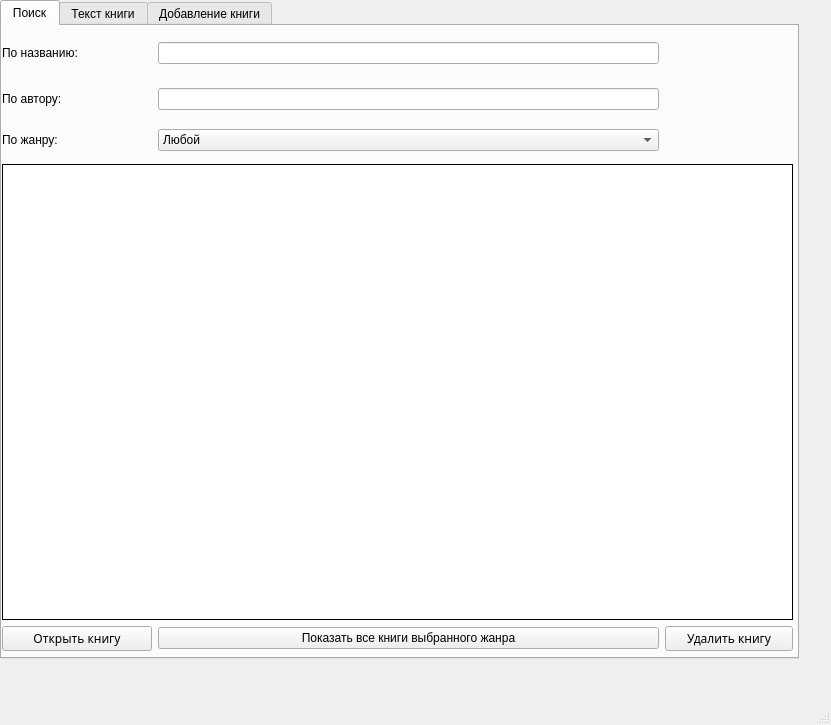
<?xml version="1.0" encoding="UTF-8"?>
<ui version="4.0">
 <class>Book_Reader</class>
 <widget class="QMainWindow" name="Book_Reader">
  <property name="geometry">
   <rect>
    <x>0</x>
    <y>0</y>
    <width>831</width>
    <height>725</height>
   </rect>
  </property>
  <property name="windowTitle">
   <string>Книгочит</string>
  </property>
  <widget class="QWidget" name="centralwidget">
   <widget class="QTabWidget" name="tabWidget">
    <property name="geometry">
     <rect>
      <x>0</x>
      <y>0</y>
      <width>799</width>
      <height>659</height>
     </rect>
    </property>
    <property name="layoutDirection">
     <enum>Qt::LeftToRight</enum>
    </property>
    <property name="autoFillBackground">
     <bool>false</bool>
    </property>
    <property name="tabPosition">
     <enum>QTabWidget::North</enum>
    </property>
    <property name="tabShape">
     <enum>QTabWidget::Rounded</enum>
    </property>
    <property name="currentIndex">
     <number>0</number>
    </property>
    <property name="usesScrollButtons">
     <bool>true</bool>
    </property>
    <property name="tabBarAutoHide">
     <bool>false</bool>
    </property>
    <widget class="QWidget" name="tabSelect">
     <property name="sizePolicy">
      <sizepolicy hsizetype="Expanding" vsizetype="Expanding">
       <horstretch>0</horstretch>
       <verstretch>0</verstretch>
      </sizepolicy>
     </property>
     <attribute name="title">
      <string>Поиск</string>
     </attribute>
     <widget class="QLabel" name="message_label">
      <property name="geometry">
       <rect>
        <x>330</x>
        <y>100</y>
        <width>241</width>
        <height>21</height>
       </rect>
      </property>
      <property name="text">
       <string/>
      </property>
     </widget>
     <widget class="QWidget" name="gridLayoutWidget">
      <property name="geometry">
       <rect>
        <x>0</x>
        <y>4</y>
        <width>791</width>
        <height>621</height>
       </rect>
      </property>
      <layout class="QGridLayout" name="gridLayout">
       <item row="4" column="2">
        <widget class="QPushButton" name="delete_button">
         <property name="font">
          <font>
           <family>Miriam Mono CLM</family>
          </font>
         </property>
         <property name="text">
          <string>Удалить книгу</string>
         </property>
         <property name="autoDefault">
          <bool>false</bool>
         </property>
        </widget>
       </item>
       <item row="2" column="1">
        <widget class="QComboBox" name="genre_comboBox">
         <item>
          <property name="text">
           <string>Любой</string>
          </property>
         </item>
         <item>
          <property name="text">
           <string>Роман</string>
          </property>
         </item>
         <item>
          <property name="text">
           <string>Комедия</string>
          </property>
         </item>
         <item>
          <property name="text">
           <string>Поэма</string>
          </property>
         </item>
         <item>
          <property name="text">
           <string>Фэнтэзи</string>
          </property>
         </item>
         <item>
          <property name="text">
           <string>Антиутопия</string>
          </property>
         </item>
         <item>
          <property name="text">
           <string>Повесть</string>
          </property>
         </item>
         <item>
          <property name="text">
           <string>Эпопея</string>
          </property>
         </item>
         <item>
          <property name="text">
           <string>Научная фантастика</string>
          </property>
         </item>
         <item>
          <property name="text">
           <string>Реализм</string>
          </property>
         </item>
         <item>
          <property name="text">
           <string>Философская сказка</string>
          </property>
         </item>
         <item>
          <property name="text">
           <string>Документальная проза</string>
          </property>
         </item>
        </widget>
       </item>
       <item row="3" column="0" colspan="3">
        <widget class="QTableWidget" name="tableWidget">
         <property name="sizePolicy">
          <sizepolicy hsizetype="Expanding" vsizetype="Expanding">
           <horstretch>2</horstretch>
           <verstretch>2</verstretch>
          </sizepolicy>
         </property>
         <property name="font">
          <font>
           <family>Miriam Mono CLM</family>
          </font>
         </property>
         <property name="frameShape">
          <enum>QFrame::Panel</enum>
         </property>
         <property name="frameShadow">
          <enum>QFrame::Plain</enum>
         </property>
         <property name="editTriggers">
          <set>QAbstractItemView::NoEditTriggers</set>
         </property>
         <property name="showDropIndicator" stdset="0">
          <bool>true</bool>
         </property>
        </widget>
       </item>
       <item row="4" column="0">
        <widget class="QPushButton" name="load_text_button">
         <property name="font">
          <font>
           <family>Miriam Mono CLM</family>
          </font>
         </property>
         <property name="text">
          <string>Открыть книгу</string>
         </property>
        </widget>
       </item>
       <item row="2" column="0">
        <widget class="QLabel" name="label_3">
         <property name="text">
          <string>По жанру:</string>
         </property>
        </widget>
       </item>
       <item row="1" column="1">
        <widget class="QLineEdit" name="author_textEdit">
         <property name="alignment">
          <set>Qt::AlignLeading|Qt::AlignLeft|Qt::AlignVCenter</set>
         </property>
        </widget>
       </item>
       <item row="4" column="1">
        <widget class="QPushButton" name="open_all_books_button">
         <property name="text">
          <string>Показать все книги выбранного жанра</string>
         </property>
        </widget>
       </item>
       <item row="1" column="0">
        <widget class="QLabel" name="label_2">
         <property name="maximumSize">
          <size>
           <width>150</width>
           <height>16777215</height>
          </size>
         </property>
         <property name="text">
          <string>По автору:</string>
         </property>
        </widget>
       </item>
       <item row="0" column="0">
        <widget class="QLabel" name="label">
         <property name="maximumSize">
          <size>
           <width>150</width>
           <height>16777215</height>
          </size>
         </property>
         <property name="text">
          <string>По названию:</string>
         </property>
        </widget>
       </item>
       <item row="0" column="1">
        <widget class="QLineEdit" name="name_textEdit"/>
       </item>
       <item row="0" column="2" rowspan="3">
        <widget class="QLabel" name="label_4">
         <property name="sizePolicy">
          <sizepolicy hsizetype="Preferred" vsizetype="Preferred">
           <horstretch>0</horstretch>
           <verstretch>0</verstretch>
          </sizepolicy>
         </property>
         <property name="minimumSize">
          <size>
           <width>128</width>
           <height>128</height>
          </size>
         </property>
         <property name="maximumSize">
          <size>
           <width>128</width>
           <height>128</height>
          </size>
         </property>
         <property name="baseSize">
          <size>
           <width>128</width>
           <height>128</height>
          </size>
         </property>
         <property name="text">
          <string/>
         </property>
        </widget>
       </item>
      </layout>
     </widget>
    </widget>
    <widget class="QWidget" name="tabText">
     <property name="sizePolicy">
      <sizepolicy hsizetype="Expanding" vsizetype="Expanding">
       <horstretch>0</horstretch>
       <verstretch>0</verstretch>
      </sizepolicy>
     </property>
     <attribute name="title">
      <string>Текст книги</string>
     </attribute>
     <widget class="QWidget" name="gridLayoutWidget_2">
      <property name="geometry">
       <rect>
        <x>0</x>
        <y>0</y>
        <width>791</width>
        <height>611</height>
       </rect>
      </property>
      <layout class="QGridLayout" name="gridLayout_6">
       <item row="1" column="0" colspan="4">
        <widget class="QTextBrowser" name="textBrowser">
         <property name="palette">
          <palette>
           <active>
            <colorrole role="WindowText">
             <brush brushstyle="SolidPattern">
              <color alpha="255">
               <red>255</red>
               <green>255</green>
               <blue>255</blue>
              </color>
             </brush>
            </colorrole>
            <colorrole role="Button">
             <brush brushstyle="SolidPattern">
              <color alpha="255">
               <red>0</red>
               <green>0</green>
               <blue>0</blue>
              </color>
             </brush>
            </colorrole>
            <colorrole role="Light">
             <brush brushstyle="SolidPattern">
              <color alpha="255">
               <red>0</red>
               <green>0</green>
               <blue>0</blue>
              </color>
             </brush>
            </colorrole>
            <colorrole role="Midlight">
             <brush brushstyle="SolidPattern">
              <color alpha="255">
               <red>0</red>
               <green>0</green>
               <blue>0</blue>
              </color>
             </brush>
            </colorrole>
            <colorrole role="Dark">
             <brush brushstyle="SolidPattern">
              <color alpha="255">
               <red>0</red>
               <green>0</green>
               <blue>0</blue>
              </color>
             </brush>
            </colorrole>
            <colorrole role="Mid">
             <brush brushstyle="SolidPattern">
              <color alpha="255">
               <red>0</red>
               <green>0</green>
               <blue>0</blue>
              </color>
             </brush>
            </colorrole>
            <colorrole role="Text">
             <brush brushstyle="SolidPattern">
              <color alpha="255">
               <red>255</red>
               <green>255</green>
               <blue>255</blue>
              </color>
             </brush>
            </colorrole>
            <colorrole role="BrightText">
             <brush brushstyle="SolidPattern">
              <color alpha="255">
               <red>255</red>
               <green>255</green>
               <blue>255</blue>
              </color>
             </brush>
            </colorrole>
            <colorrole role="ButtonText">
             <brush brushstyle="SolidPattern">
              <color alpha="255">
               <red>255</red>
               <green>255</green>
               <blue>255</blue>
              </color>
             </brush>
            </colorrole>
            <colorrole role="Base">
             <brush brushstyle="SolidPattern">
              <color alpha="255">
               <red>255</red>
               <green>255</green>
               <blue>255</blue>
              </color>
             </brush>
            </colorrole>
            <colorrole role="Window">
             <brush brushstyle="SolidPattern">
              <color alpha="255">
               <red>0</red>
               <green>0</green>
               <blue>0</blue>
              </color>
             </brush>
            </colorrole>
            <colorrole role="Shadow">
             <brush brushstyle="SolidPattern">
              <color alpha="255">
               <red>0</red>
               <green>0</green>
               <blue>0</blue>
              </color>
             </brush>
            </colorrole>
            <colorrole role="AlternateBase">
             <brush brushstyle="SolidPattern">
              <color alpha="255">
               <red>0</red>
               <green>0</green>
               <blue>0</blue>
              </color>
             </brush>
            </colorrole>
            <colorrole role="ToolTipBase">
             <brush brushstyle="SolidPattern">
              <color alpha="255">
               <red>255</red>
               <green>255</green>
               <blue>220</blue>
              </color>
             </brush>
            </colorrole>
            <colorrole role="ToolTipText">
             <brush brushstyle="SolidPattern">
              <color alpha="255">
               <red>0</red>
               <green>0</green>
               <blue>0</blue>
              </color>
             </brush>
            </colorrole>
            <colorrole role="PlaceholderText">
             <brush brushstyle="SolidPattern">
              <color alpha="128">
               <red>255</red>
               <green>255</green>
               <blue>255</blue>
              </color>
             </brush>
            </colorrole>
           </active>
           <inactive>
            <colorrole role="WindowText">
             <brush brushstyle="SolidPattern">
              <color alpha="255">
               <red>255</red>
               <green>255</green>
               <blue>255</blue>
              </color>
             </brush>
            </colorrole>
            <colorrole role="Button">
             <brush brushstyle="SolidPattern">
              <color alpha="255">
               <red>0</red>
               <green>0</green>
               <blue>0</blue>
              </color>
             </brush>
            </colorrole>
            <colorrole role="Light">
             <brush brushstyle="SolidPattern">
              <color alpha="255">
               <red>0</red>
               <green>0</green>
               <blue>0</blue>
              </color>
             </brush>
            </colorrole>
            <colorrole role="Midlight">
             <brush brushstyle="SolidPattern">
              <color alpha="255">
               <red>0</red>
               <green>0</green>
               <blue>0</blue>
              </color>
             </brush>
            </colorrole>
            <colorrole role="Dark">
             <brush brushstyle="SolidPattern">
              <color alpha="255">
               <red>0</red>
               <green>0</green>
               <blue>0</blue>
              </color>
             </brush>
            </colorrole>
            <colorrole role="Mid">
             <brush brushstyle="SolidPattern">
              <color alpha="255">
               <red>0</red>
               <green>0</green>
               <blue>0</blue>
              </color>
             </brush>
            </colorrole>
            <colorrole role="Text">
             <brush brushstyle="SolidPattern">
              <color alpha="255">
               <red>255</red>
               <green>255</green>
               <blue>255</blue>
              </color>
             </brush>
            </colorrole>
            <colorrole role="BrightText">
             <brush brushstyle="SolidPattern">
              <color alpha="255">
               <red>255</red>
               <green>255</green>
               <blue>255</blue>
              </color>
             </brush>
            </colorrole>
            <colorrole role="ButtonText">
             <brush brushstyle="SolidPattern">
              <color alpha="255">
               <red>255</red>
               <green>255</green>
               <blue>255</blue>
              </color>
             </brush>
            </colorrole>
            <colorrole role="Base">
             <brush brushstyle="SolidPattern">
              <color alpha="255">
               <red>255</red>
               <green>255</green>
               <blue>255</blue>
              </color>
             </brush>
            </colorrole>
            <colorrole role="Window">
             <brush brushstyle="SolidPattern">
              <color alpha="255">
               <red>0</red>
               <green>0</green>
               <blue>0</blue>
              </color>
             </brush>
            </colorrole>
            <colorrole role="Shadow">
             <brush brushstyle="SolidPattern">
              <color alpha="255">
               <red>0</red>
               <green>0</green>
               <blue>0</blue>
              </color>
             </brush>
            </colorrole>
            <colorrole role="AlternateBase">
             <brush brushstyle="SolidPattern">
              <color alpha="255">
               <red>0</red>
               <green>0</green>
               <blue>0</blue>
              </color>
             </brush>
            </colorrole>
            <colorrole role="ToolTipBase">
             <brush brushstyle="SolidPattern">
              <color alpha="255">
               <red>255</red>
               <green>255</green>
               <blue>220</blue>
              </color>
             </brush>
            </colorrole>
            <colorrole role="ToolTipText">
             <brush brushstyle="SolidPattern">
              <color alpha="255">
               <red>0</red>
               <green>0</green>
               <blue>0</blue>
              </color>
             </brush>
            </colorrole>
            <colorrole role="PlaceholderText">
             <brush brushstyle="SolidPattern">
              <color alpha="128">
               <red>255</red>
               <green>255</green>
               <blue>255</blue>
              </color>
             </brush>
            </colorrole>
           </inactive>
           <disabled>
            <colorrole role="WindowText">
             <brush brushstyle="SolidPattern">
              <color alpha="255">
               <red>0</red>
               <green>0</green>
               <blue>0</blue>
              </color>
             </brush>
            </colorrole>
            <colorrole role="Button">
             <brush brushstyle="SolidPattern">
              <color alpha="255">
               <red>0</red>
               <green>0</green>
               <blue>0</blue>
              </color>
             </brush>
            </colorrole>
            <colorrole role="Light">
             <brush brushstyle="SolidPattern">
              <color alpha="255">
               <red>0</red>
               <green>0</green>
               <blue>0</blue>
              </color>
             </brush>
            </colorrole>
            <colorrole role="Midlight">
             <brush brushstyle="SolidPattern">
              <color alpha="255">
               <red>0</red>
               <green>0</green>
               <blue>0</blue>
              </color>
             </brush>
            </colorrole>
            <colorrole role="Dark">
             <brush brushstyle="SolidPattern">
              <color alpha="255">
               <red>0</red>
               <green>0</green>
               <blue>0</blue>
              </color>
             </brush>
            </colorrole>
            <colorrole role="Mid">
             <brush brushstyle="SolidPattern">
              <color alpha="255">
               <red>0</red>
               <green>0</green>
               <blue>0</blue>
              </color>
             </brush>
            </colorrole>
            <colorrole role="Text">
             <brush brushstyle="SolidPattern">
              <color alpha="255">
               <red>0</red>
               <green>0</green>
               <blue>0</blue>
              </color>
             </brush>
            </colorrole>
            <colorrole role="BrightText">
             <brush brushstyle="SolidPattern">
              <color alpha="255">
               <red>255</red>
               <green>255</green>
               <blue>255</blue>
              </color>
             </brush>
            </colorrole>
            <colorrole role="ButtonText">
             <brush brushstyle="SolidPattern">
              <color alpha="255">
               <red>0</red>
               <green>0</green>
               <blue>0</blue>
              </color>
             </brush>
            </colorrole>
            <colorrole role="Base">
             <brush brushstyle="SolidPattern">
              <color alpha="255">
               <red>0</red>
               <green>0</green>
               <blue>0</blue>
              </color>
             </brush>
            </colorrole>
            <colorrole role="Window">
             <brush brushstyle="SolidPattern">
              <color alpha="255">
               <red>0</red>
               <green>0</green>
               <blue>0</blue>
              </color>
             </brush>
            </colorrole>
            <colorrole role="Shadow">
             <brush brushstyle="SolidPattern">
              <color alpha="255">
               <red>0</red>
               <green>0</green>
               <blue>0</blue>
              </color>
             </brush>
            </colorrole>
            <colorrole role="AlternateBase">
             <brush brushstyle="SolidPattern">
              <color alpha="255">
               <red>0</red>
               <green>0</green>
               <blue>0</blue>
              </color>
             </brush>
            </colorrole>
            <colorrole role="ToolTipBase">
             <brush brushstyle="SolidPattern">
              <color alpha="255">
               <red>255</red>
               <green>255</green>
               <blue>220</blue>
              </color>
             </brush>
            </colorrole>
            <colorrole role="ToolTipText">
             <brush brushstyle="SolidPattern">
              <color alpha="255">
               <red>0</red>
               <green>0</green>
               <blue>0</blue>
              </color>
             </brush>
            </colorrole>
            <colorrole role="PlaceholderText">
             <brush brushstyle="SolidPattern">
              <color alpha="128">
               <red>255</red>
               <green>255</green>
               <blue>255</blue>
              </color>
             </brush>
            </colorrole>
           </disabled>
          </palette>
         </property>
         <property name="font">
          <font>
           <family>Bahnschrift Light Condensed</family>
          </font>
         </property>
         <property name="cursor" stdset="0">
          <cursorShape>ArrowCursor</cursorShape>
         </property>
        </widget>
       </item>
       <item row="0" column="0">
        <widget class="QPushButton" name="background_color_button">
         <property name="font">
          <font>
           <family>Miriam Mono CLM</family>
          </font>
         </property>
         <property name="text">
          <string>Выбрать цвет фона</string>
         </property>
        </widget>
       </item>
       <item row="0" column="1">
        <widget class="QPushButton" name="text_color_button">
         <property name="text">
          <string>Выбрать цвет текста</string>
         </property>
        </widget>
       </item>
       <item row="0" column="2">
        <widget class="QComboBox" name="font_style_box">
         <property name="font">
          <font>
           <family>Miriam Mono CLM</family>
          </font>
         </property>
         <item>
          <property name="text">
           <string>Arial</string>
          </property>
         </item>
         <item>
          <property name="text">
           <string>Arial Black</string>
          </property>
         </item>
         <item>
          <property name="text">
           <string>Bahnschrift</string>
          </property>
         </item>
         <item>
          <property name="text">
           <string>Bahnschrift Light</string>
          </property>
         </item>
         <item>
          <property name="text">
           <string>Bahnschrift SemiBold</string>
          </property>
         </item>
         <item>
          <property name="text">
           <string>Bahnschrift SemiLight</string>
          </property>
         </item>
         <item>
          <property name="text">
           <string>Caladea</string>
          </property>
         </item>
         <item>
          <property name="text">
           <string>Calibri</string>
          </property>
         </item>
         <item>
          <property name="text">
           <string>Cambria</string>
          </property>
         </item>
         <item>
          <property name="text">
           <string>Candara</string>
          </property>
         </item>
         <item>
          <property name="text">
           <string>Carlito</string>
          </property>
         </item>
         <item>
          <property name="text">
           <string>Comic Sans MS</string>
          </property>
         </item>
         <item>
          <property name="text">
           <string>Constantia</string>
          </property>
         </item>
         <item>
          <property name="text">
           <string>Corbel</string>
          </property>
         </item>
         <item>
          <property name="text">
           <string>Courier New</string>
          </property>
         </item>
         <item>
          <property name="text">
           <string>DejaVu Serif</string>
          </property>
         </item>
         <item>
          <property name="text">
           <string>Fixedsys</string>
          </property>
         </item>
         <item>
          <property name="text">
           <string>Frank Ruehl CLM</string>
          </property>
         </item>
         <item>
          <property name="text">
           <string>Gadugi</string>
          </property>
         </item>
         <item>
          <property name="text">
           <string>Ink Free</string>
          </property>
         </item>
         <item>
          <property name="text">
           <string>KacstBook</string>
          </property>
         </item>
         <item>
          <property name="text">
           <string>Microsoft JhengHei</string>
          </property>
         </item>
         <item>
          <property name="text">
           <string>OpenSymbol</string>
          </property>
         </item>
         <item>
          <property name="text">
           <string>Reem Kufi</string>
          </property>
         </item>
         <item>
          <property name="text">
           <string>Segoe Print</string>
          </property>
         </item>
         <item>
          <property name="text">
           <string>Source Code Pro Medium</string>
          </property>
         </item>
         <item>
          <property name="text">
           <string>Times New Roman</string>
          </property>
         </item>
         <item>
          <property name="text">
           <string>Yu Gothic Medium</string>
          </property>
         </item>
        </widget>
       </item>
       <item row="0" column="3">
        <layout class="QHBoxLayout" name="horizontalLayout">
         <item>
          <widget class="QSpinBox" name="font_size_box">
           <property name="minimumSize">
            <size>
             <width>2</width>
             <height>2</height>
            </size>
           </property>
           <property name="font">
            <font>
             <family>Miriam Mono CLM</family>
            </font>
           </property>
           <property name="minimum">
            <number>2</number>
           </property>
           <property name="maximum">
            <number>40</number>
           </property>
           <property name="value">
            <number>14</number>
           </property>
          </widget>
         </item>
        </layout>
       </item>
       <item row="2" column="1" colspan="2">
        <widget class="QPushButton" name="link_open_button">
         <property name="text">
          <string>Открыть ссылку на книгу в браузере</string>
         </property>
        </widget>
       </item>
      </layout>
     </widget>
    </widget>
    <widget class="QWidget" name="tabAdd">
     <property name="sizePolicy">
      <sizepolicy hsizetype="Expanding" vsizetype="Expanding">
       <horstretch>0</horstretch>
       <verstretch>0</verstretch>
      </sizepolicy>
     </property>
     <attribute name="title">
      <string>Добавление книги</string>
     </attribute>
     <widget class="QWidget" name="gridLayoutWidget_3">
      <property name="geometry">
       <rect>
        <x>0</x>
        <y>0</y>
        <width>781</width>
        <height>421</height>
       </rect>
      </property>
      <layout class="QGridLayout" name="gridLayout_7">
       <item row="4" column="0">
        <widget class="QLabel" name="book_year_label">
         <property name="text">
          <string>Год написания</string>
         </property>
        </widget>
       </item>
       <item row="5" column="0">
        <widget class="QLabel" name="book_link_label">
         <property name="text">
          <string>Ссылка</string>
         </property>
        </widget>
       </item>
       <item row="0" column="0">
        <widget class="QPushButton" name="load_file_button">
         <property name="sizePolicy">
          <sizepolicy hsizetype="Expanding" vsizetype="Fixed">
           <horstretch>0</horstretch>
           <verstretch>0</verstretch>
          </sizepolicy>
         </property>
         <property name="maximumSize">
          <size>
           <width>170</width>
           <height>16777215</height>
          </size>
         </property>
         <property name="text">
          <string>Загрузить файл</string>
         </property>
        </widget>
       </item>
       <item row="3" column="1">
        <widget class="QLineEdit" name="genre_Edit"/>
       </item>
       <item row="6" column="1">
        <widget class="QLabel" name="status_bar_label">
         <property name="text">
          <string/>
         </property>
        </widget>
       </item>
       <item row="1" column="1">
        <widget class="QLineEdit" name="book_name_Edit"/>
       </item>
       <item row="1" column="0">
        <widget class="QLabel" name="book_name_label">
         <property name="text">
          <string>Название книги*</string>
         </property>
        </widget>
       </item>
       <item row="2" column="1">
        <widget class="QLineEdit" name="author_Edit"/>
       </item>
       <item row="0" column="1">
        <widget class="QLabel" name="choose_file_label">
         <property name="text">
          <string/>
         </property>
        </widget>
       </item>
       <item row="3" column="0">
        <widget class="QLabel" name="book_genre_label">
         <property name="text">
          <string>Жанр</string>
         </property>
        </widget>
       </item>
       <item row="2" column="0">
        <widget class="QLabel" name="book_author_label">
         <property name="text">
          <string>Автор*</string>
         </property>
        </widget>
       </item>
       <item row="4" column="1">
        <widget class="QLineEdit" name="year_Edit">
         <property name="inputMethodHints">
          <set>Qt::ImhNone</set>
         </property>
        </widget>
       </item>
       <item row="6" column="0">
        <widget class="QPushButton" name="add_file_button">
         <property name="maximumSize">
          <size>
           <width>170</width>
           <height>16777215</height>
          </size>
         </property>
         <property name="text">
          <string>Сохранить новую книгу</string>
         </property>
        </widget>
       </item>
       <item row="5" column="1">
        <widget class="QLineEdit" name="link_Edit"/>
       </item>
      </layout>
     </widget>
    </widget>
   </widget>
  </widget>
  <widget class="QMenuBar" name="menubar">
   <property name="geometry">
    <rect>
     <x>0</x>
     <y>0</y>
     <width>831</width>
     <height>26</height>
    </rect>
   </property>
  </widget>
  <widget class="QStatusBar" name="statusbar"/>
 </widget>
 <resources/>
 <connections/>
</ui>
